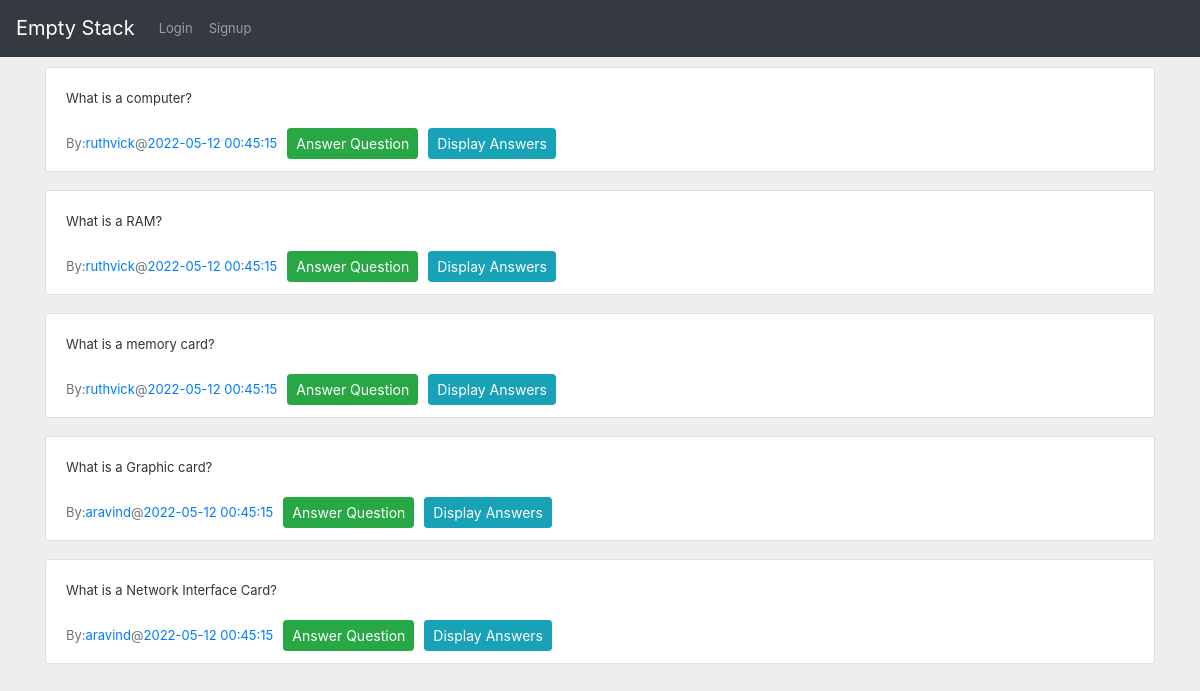
Page /show_questions on the committed database.
### app.py (models this page shows)
class Questions(db.Model):
    questionid = db.Column(db.Integer, autoincrement=True, primary_key=True)
    userid = db.Column(db.Integer, ForeignKey(Users.userid))
    tagid = db.Column(db.Integer, ForeignKey(Tags.tagid))
    title = db.Column(db.Text)
    question = db.Column(db.Text)
    timeposted = db.Column(db.DateTime, server_default=func.now())
    resolved = db.Column(db.Boolean, default=False)

class Users(db.Model):
    userid = db.Column(db.Integer, primary_key=True, autoincrement=True)
    username = db.Column(db.String, unique=True)
    firstname = db.Column(db.String)
    lastname = db.Column(db.String)
    email = db.Column(db.String)
    phone = db.Column(db.String)
    profile = db.Column(db.Text)
    rating = db.Column(db.Integer, default=0)
    city = db.Column(db.String)
    state = db.Column(db.String)
    country = db.Column(db.String)

### app.py (the view)
@app.route('/show_questions', methods=['GET', 'POST'])
def show_questions():
    search_string = "What is"
    questions = Questions.query.all()
    index = 0
    usernames = []
    for question in questions:
        if search_string not in question.question:
            questions.pop(index)
        else:
            index += 1
    for question in questions:
        user = Users.query.filter_by(userid=question.userid).first()
        usernames.append(user.username)
    return render_template('questions.html', questions=questions, usernames=usernames)

### templates/questions.html (shortened to what this page needs)
{% extends "base.html" %}
{% import "bootstrap/wtf.html" as wtf %}
{% block styles %}
<link rel="stylesheet" href="{{url_for('.static', filename='css/answers.css')}}">
{% endblock %}
{% block content %}
    {% for question in questions %}
        <div class="container d-flex justify-content-center mt-10 rounded">
            <div class="w-100 overflow-auto order-2 order-md-1">
                <div class="card-group-control card-group-control-right">
                    <div class="card mb-2 w-100">
                        <div class="collapse show" >
                            <div class="card-body">
                                {{ question.question }}
                            </div>
                            <div class="card-footer bg-transparent d-sm-flex align-items-sm-center border-top-0 pt-0">
                                <span class="text-muted">By: </span><span class="text-primary">{{ usernames[loop.index-1] }}</span>
                                <span class="text-muted">@</span><span class="text-primary">{{ question.timeposted }}</span>
                                <div class="gap">
                                        <button type="button" class="btn btn-success btn-sm">
                                        Answer Question
                                        </button>
                                </div>
                                <div class="gap">
                                        <button type="button" class="btn btn-info btn-sm">
                                        Display Answers
                                        </button>
                                </div>
                            </div>
                        </div>
                    </div>
                </div>
            </div>
        </div>
    {% endfor %}
{% endblock %}

### static/css/answers.css (style rules this page uses)
body { margin: 0; font-size: .8125rem; font-weight: 400; line-height: 1.5385; color: #333; text-align: left; background-color: #eee; }
.mt-10 { margin-top: 10px; }
.gap { margin-left: 10px; }
.card { position: relative; display: -ms-flexbox; display: flex; -ms-flex-direction: column; flex-direction: column; min-width: 0; word-wrap: break-word; background-color: #fff; background-clip: border-box; border: 1px solid rgba(0,0,0,.125); border-radius: .1875rem; }
.w-100 { width: 100%!important; }

### rows in the picture
Questions: question "What is a computer?", timeposted "2022-05-12 00:45:15"
Users: username "ruthvick"
Questions: question "What is a RAM?", timeposted "2022-05-12 00:45:15"
Questions: question "What is a memory card?", timeposted "2022-05-12 00:45:15"
Questions: question "What is a Graphic card?", timeposted "2022-05-12 00:45:15"
Users: username "aravind"
Questions: question "What is a Network Interface Card?", timeposted "2022-05-12 00:45:15"
